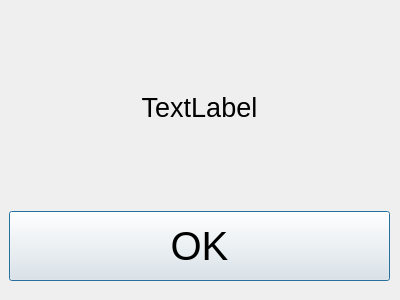
<?xml version="1.0" encoding="UTF-8"?>
<ui version="4.0">
 <class>Dialog</class>
 <widget class="QDialog" name="Dialog">
  <property name="geometry">
   <rect>
    <x>0</x>
    <y>0</y>
    <width>400</width>
    <height>300</height>
   </rect>
  </property>
  <property name="windowTitle">
   <string>Dialog</string>
  </property>
  <widget class="QWidget" name="gridLayoutWidget">
   <property name="geometry">
    <rect>
     <x>9</x>
     <y>10</y>
     <width>381</width>
     <height>271</height>
    </rect>
   </property>
   <layout class="QGridLayout" name="gridLayout">
    <item row="1" column="0">
     <widget class="QPushButton" name="ok">
      <property name="minimumSize">
       <size>
        <width>0</width>
        <height>70</height>
       </size>
      </property>
      <property name="font">
       <font>
        <pointsize>30</pointsize>
       </font>
      </property>
      <property name="text">
       <string>OK</string>
      </property>
     </widget>
    </item>
    <item row="0" column="0">
     <widget class="QLabel" name="textBox">
      <property name="font">
       <font>
        <pointsize>20</pointsize>
       </font>
      </property>
      <property name="text">
       <string>TextLabel</string>
      </property>
      <property name="alignment">
       <set>Qt::AlignCenter</set>
      </property>
      <property name="wordWrap">
       <bool>true</bool>
      </property>
     </widget>
    </item>
   </layout>
  </widget>
 </widget>
 <resources/>
 <connections/>
</ui>
